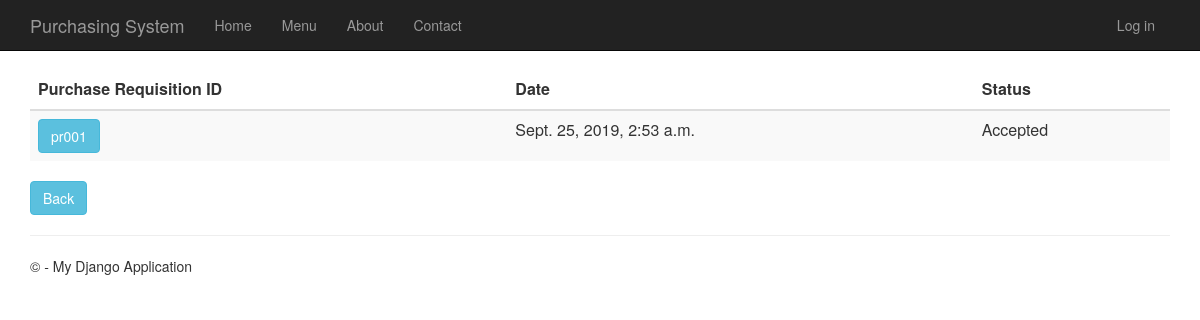
Before: /purchaserequisitionhistory with the older database file.
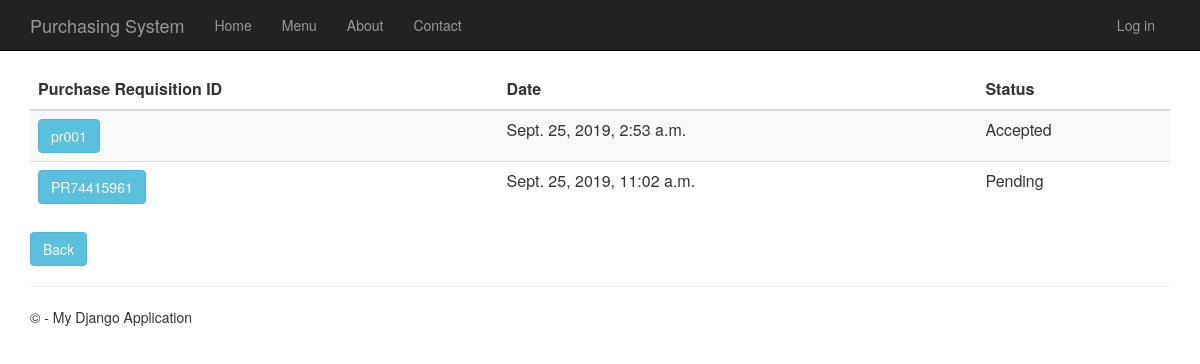
After: the same page with the newer database file.
### PurchaseRequisition/models.py (models this page shows)
class PurchaseRequisition(models.Model):
    pr_id= models.CharField(max_length=10, primary_key=True) #takes character
    description= models.TextField(null=True,default=None, blank=True)
    time_created= models.DateTimeField()
    total_price= models.DecimalField(max_digits=10, decimal_places=2, default=Decimal('0.00'))
    status= models.TextField(max_length=10, default="Pending")
    person_id = models.ForeignKey(Person)
    def __str__(self):
        return str(self.pr_id)

### PurchaseRequisition/views.py (the view)
# urls.py: url(r'^purchaserequisitionhistory', PurchaseRequisition.views.purchaserequisitionhistory, name="purchase_requisition_history"),
def purchaserequisitionhistory(request):
    purchase_requisitions = PurchaseRequisition.objects.all()
    print(purchase_requisitions)
    context = {
            'title':'Purchase Requisition History',
            'rows':purchase_requisitions
        }
    return render(request,'PurchaseRequisition/purchaserequisitionhistory.html',context)

### PurchaseRequisition/templates/PurchaseRequisition/purchaserequisitionhistory.html
﻿{% extends "app/layout.html" %}
{% block content %}
<div class="purchaseorderhistory margintop" action="menu" >
    <form action="purchaserequisitionhistorydetails" method="GET">
        <table class="table table-striped margintop">
          <thead>
            <tr>
              <th scope="col">Purchase Requisition ID</th>
              <th scope="col">Date</th>
              <th scope="col">Status</th>
            </tr>
          </thead>
          <tbody>
              {% for r in rows %}
            <tr>
                 <td><button type="submit" name="pr_id" value="{{r.pr_id}}" class="btn btn-info" >{{r.pr_id}}</button></td>
                 <td>{{r.time_created}}</td>
                 <td>{{r.status}}</td>
            </tr>
              {% endfor %}
          </tbody>
        </table>
    </form>
       <form action="menu">
        <div class="margintop">
            <button type="submit" class="btn btn-info" >Back</button>
        </div>
    </form>
</div>
{% endblock %}

### app/templates/app/layout.html (shortened to what this page needs)
﻿<!DOCTYPE html>
<html>
<head>
    {% load staticfiles %}
    <link rel="stylesheet" type="text/css" href="{% static 'app/content/bootstrap.min.css' %}" />
    <link rel="stylesheet" type="text/css" href="{% static 'app/content/site.css' %}" />
</head>
<body>
    <div class="navbar navbar-inverse navbar-fixed-top">
        <div class="container">
            <div class="navbar-header">
                <a href="/" class="navbar-brand">Purchasing System</a>
            </div>
            <div class="navbar-collapse collapse">
                <ul class="nav navbar-nav">
                    <li><a href="{% url 'home' %}">Home</a></li>
                    <li><a href="{% url 'menu' %}">Menu</a></li>
                    <li><a href="{% url 'about' %}">About</a></li>
                    <li><a href="{% url 'contact' %}">Contact</a></li>
                </ul>
                {% include 'app/loginpartial.html' %}
            </div>
        </div>
    </div>
    <div class="container body-content">
{% block content %}{% endblock %}
        <hr/>
        <footer>
            <p>&copy; {{ year }} - My Django Application</p>
        </footer>
    </div>
</body>
</html>

### app/templates/app/loginpartial.html
{% if user.is_authenticated %}
<form id="logoutForm" action="/logout" method="post" class="navbar-right">
    {% csrf_token %}
    <ul class="nav navbar-nav navbar-right">
        <li><span class="navbar-brand">Hello {{ user.username }}!</span></li>
        <li><a href="javascript:document.getElementById('logoutForm').submit()">Log off</a></li>
    </ul>
</form>
{% else %}
<ul class="nav navbar-nav navbar-right">
    <li><a href="{% url 'login' %}">Log in</a></li>
</ul>
{% endif %}

### app/static/app/content/site.css (style rules this page uses)
body { padding-top: 50px; padding-bottom: 20px; }
.body-content { padding-left: 15px; padding-right: 15px; }

Changed rows visible on the page:
added PurchaseRequisition: pr_id "PR74415961", time_created "Sept. 25, 2019, 11:02 a.m.", status "Pending"
